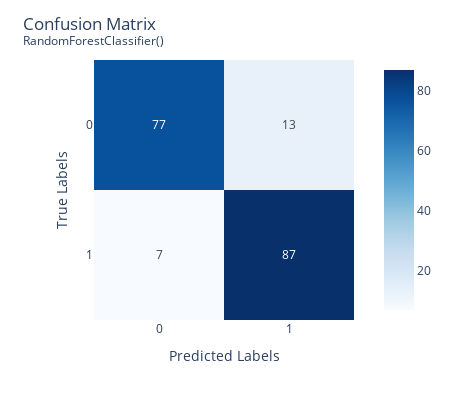

The notebook cell this image was saved under:
### Code cell
show_confusion_matrix(clf_rf, y_test,y_pred, normalize_matrix = 'no')

### Figure 1 — Plotly figure (JSON) as saved in the notebook; plotly's stock layout.template omitted (floating-point values rounded to 4 significant figures)
{"data": [{"coloraxis": "coloraxis", "hovertemplate": "x: %{x}<br>y: %{y}<br>color: %{z}<extra></extra>", "name": "0", "texttemplate": "%{z}", "type": "heatmap", "x": ["0", "1"], "xaxis": "x", "y": ["0", "1"], "yaxis": "y", "z": [[77, 13], [7, 87]]}], "layout": {"coloraxis": {"colorscale": [[0, "rgb(247,251,255)"], [0.125, "rgb(222,235,247)"], [0.25, "rgb(198,219,239)"], [0.375, "rgb(158,202,225)"], [0.5, "rgb(107,174,214)"], [0.625, "rgb(66,146,198)"], [0.75, "rgb(33,113,181)"], [0.875, "rgb(8,81,156)"], [1, "rgb(8,48,107)"]]}, "height": 400, "margin": {"t": 60}, "title": {"text": "Confusion Matrix <br><sup>RandomForestClassifier()"}, "width": 450, "xaxis": {"anchor": "y", "constrain": "domain", "domain": [0, 1], "scaleanchor": "y", "title": {"text": "Predicted Labels"}}, "yaxis": {"anchor": "x", "autorange": "reversed", "constrain": "domain", "domain": [0, 1], "title": {"text": "True Labels"}}}}
